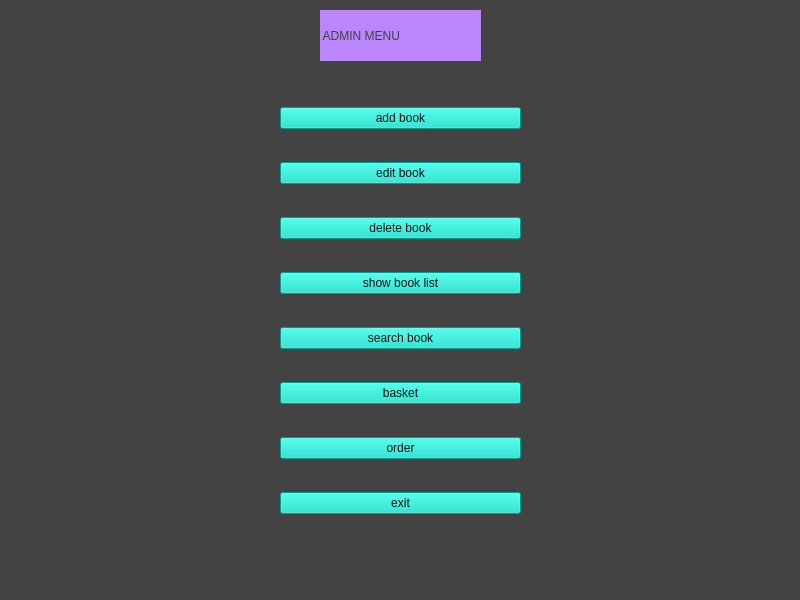
<?xml version="1.0" encoding="UTF-8"?>
<ui version="4.0">
 <class>adminMenu</class>
 <widget class="QMainWindow" name="adminMenu">
  <property name="geometry">
   <rect>
    <x>0</x>
    <y>0</y>
    <width>800</width>
    <height>600</height>
   </rect>
  </property>
  <property name="windowTitle">
   <string>MainWindow</string>
  </property>
  <property name="styleSheet">
   <string notr="true">background-color: rgb(67, 67, 67);
</string>
  </property>
  <widget class="QWidget" name="centralwidget">
   <widget class="QLabel" name="label">
    <property name="geometry">
     <rect>
      <x>320</x>
      <y>10</y>
      <width>161</width>
      <height>51</height>
     </rect>
    </property>
    <property name="styleSheet">
     <string notr="true">color: rgb(64, 64, 64);
font: 75 14pt &quot;Arial&quot;;
background-color: rgb(187, 134, 252);</string>
    </property>
    <property name="text">
     <string> ADMIN MENU</string>
    </property>
   </widget>
   <widget class="QWidget" name="layoutWidget">
    <property name="geometry">
     <rect>
      <x>280</x>
      <y>80</y>
      <width>241</width>
      <height>461</height>
     </rect>
    </property>
    <layout class="QGridLayout" name="gridLayout">
     <item row="3" column="0">
      <widget class="QPushButton" name="pushButton_showList">
       <property name="styleSheet">
        <string notr="true">background-color: rgb(3, 218, 197);
color: rgb(15, 15, 15);</string>
       </property>
       <property name="text">
        <string>show book list</string>
       </property>
      </widget>
     </item>
     <item row="1" column="0">
      <widget class="QPushButton" name="pushButton_edit">
       <property name="styleSheet">
        <string notr="true">background-color: rgb(3, 218, 197);
color: rgb(15, 15, 15);</string>
       </property>
       <property name="text">
        <string>edit book</string>
       </property>
      </widget>
     </item>
     <item row="0" column="0">
      <widget class="QPushButton" name="pushButton_addBook">
       <property name="styleSheet">
        <string notr="true">background-color: rgb(3, 218, 197);
color: rgb(15, 15, 15);</string>
       </property>
       <property name="text">
        <string>add book</string>
       </property>
      </widget>
     </item>
     <item row="2" column="0">
      <widget class="QPushButton" name="pushButton_3">
       <property name="styleSheet">
        <string notr="true">background-color: rgb(3, 218, 197);
color: rgb(15, 15, 15);</string>
       </property>
       <property name="text">
        <string>delete book</string>
       </property>
      </widget>
     </item>
     <item row="5" column="0">
      <widget class="QPushButton" name="pushButton_basket">
       <property name="styleSheet">
        <string notr="true">background-color: rgb(3, 218, 197);
color: rgb(15, 15, 15);</string>
       </property>
       <property name="text">
        <string>basket</string>
       </property>
      </widget>
     </item>
     <item row="4" column="0">
      <widget class="QPushButton" name="pushButton_search">
       <property name="styleSheet">
        <string notr="true">background-color: rgb(3, 218, 197);
color: rgb(15, 15, 15);</string>
       </property>
       <property name="text">
        <string>search book</string>
       </property>
      </widget>
     </item>
     <item row="7" column="0">
      <widget class="QPushButton" name="pushButton_10">
       <property name="styleSheet">
        <string notr="true">background-color: rgb(3, 218, 197);
color: rgb(15, 15, 15);</string>
       </property>
       <property name="text">
        <string>exit</string>
       </property>
      </widget>
     </item>
     <item row="6" column="0">
      <widget class="QPushButton" name="pushButton_order">
       <property name="styleSheet">
        <string notr="true">background-color: rgb(3, 218, 197);
color: rgb(15, 15, 15);</string>
       </property>
       <property name="text">
        <string>order</string>
       </property>
      </widget>
     </item>
    </layout>
   </widget>
  </widget>
  <widget class="QMenuBar" name="menubar">
   <property name="geometry">
    <rect>
     <x>0</x>
     <y>0</y>
     <width>800</width>
     <height>25</height>
    </rect>
   </property>
  </widget>
  <widget class="QStatusBar" name="statusbar"/>
 </widget>
 <resources/>
 <connections>
  <connection>
   <sender>pushButton_10</sender>
   <signal>clicked()</signal>
   <receiver>adminMenu</receiver>
   <slot>close()</slot>
   <hints>
    <hint type="sourcelabel">
     <x>354</x>
     <y>542</y>
    </hint>
    <hint type="destinationlabel">
     <x>211</x>
     <y>539</y>
    </hint>
   </hints>
  </connection>
 </connections>
</ui>
